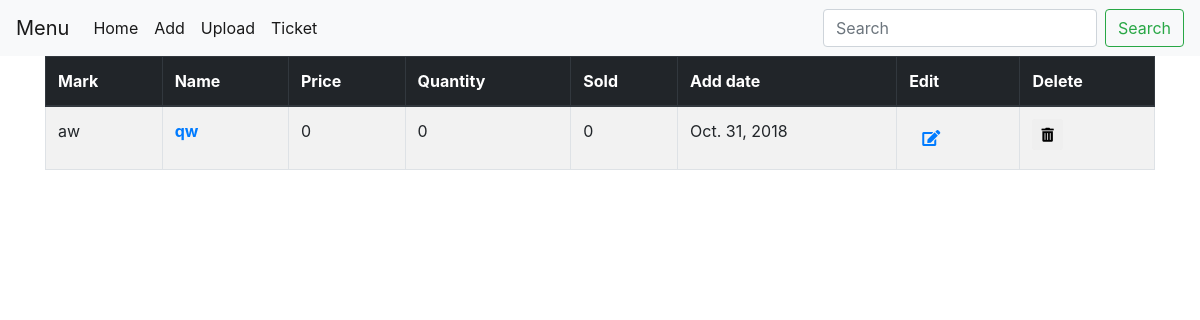
Before: / with the older database file.
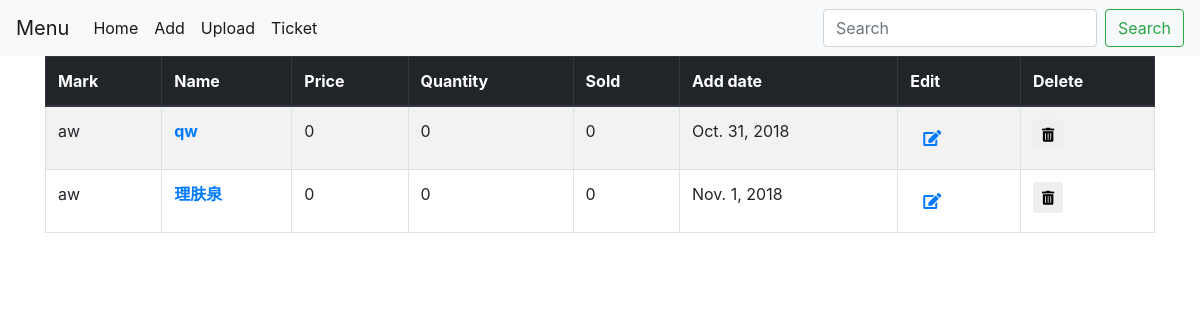
After: the same page with the newer database file.
### price/models.py (models this page shows, shortened)
class  Item(models.Model):
    mark = models.CharField('Mark', max_length=200, blank=True)
    name = models.CharField('Name', max_length=200, blank=True)
    price = models.IntegerField('Price', default=0, blank=True)
    quantity = models.IntegerField('Quantity', default=0, blank=True)
    sold_quantity = models.IntegerField('Sold Quantity', default=0, blank=True)
    pub_date = models.DateField('date added', blank=True, default=str(time.strftime ('%Y-%m-%d', time.localtime (time.time ()))))

### price/views.py (the view)
# urls.py: path('', views.index, name = 'index'),
def index(request):
    all_item_list = Item.objects.order_by ('-price')
    context = {
        'all_item_list': all_item_list,
    }
    return render (request, 'price/index.html', context)

### price/templates/price/index.html (shortened to what this page needs)
{%extends "base.html" %}
{% block mainbody %}
<div class="container">
    <table class="table table-striped table-bordered table-hover">
        <thead class="thead-dark">
        <tr>
            <th scope="col">Mark</th>
            <th scope="col">Name</th>
            <th scope="col">Price</th>
            <th scope="col">Quantity</th>
            <th scope="col">Sold</th>
            <th scope="col">Add date</th>
            <th scope="col">Edit</th>
            <th scope="col">Delete</th>
        </tr>
        </thead>
        <tbody>
        {% for item in all_item_list %}
        <tr>
            <td>{{ item.mark }}</td>
            <th><a href="{% url 'price:detail' item.id %}">{{ item.name }}</a></th>
            <td>{{ item.price }}</td>
            <td>{{ item.quantity }}</td>
            <td>{{ item.sold_quantity }}</td>
            <td>{{ item.pub_date  }}</td>
            <td><a class="btn btn-default" role="button" href="{% url 'price:item_update' item.id %}"><i class="fas fa-edit"></i></a></td>
            <td>
                <form action="{% url 'price:item_delete' item.id %}" method="post" class="form-inline my-2 my-lg-0">
                    <button type="submit" class="btn btn-default btn-sm">
                        <i class="fas fa-trash-alt"></i>
                    </button>
                </form>
            </td>
        </tr>
        {% endfor %}
        </tbody>
    </table>
</div>
{% endblock %}

### price/templates/base.html (shortened to what this page needs)
<!DOCTYPE html>
{% load static %}
{% load widget_tweaks %}
<html lang="en">
<head>
    <link rel="stylesheet" href="https://maxcdn.bootstrapcdn.com/bootstrap/4.0.0-beta/css/bootstrap.min.css"
>
    <link rel="stylesheet" href="https://use.fontawesome.com/releases/v5.4.1/css/all.css"
>
    <link rel="stylesheet" href="https://stackpath.bootstrapcdn.com/bootstrap/4.1.3/css/bootstrap.min.css"
>
    <link rel="stylesheet"
          href="http://code.jquery.com/ui/1.8.18/themes/base/jquery-ui.css"
          type="text/css"
          media="all"/>
</head>
<body>
<nav class="navbar navbar-expand-lg navbar-light bg-light">
    <a class="navbar-brand" href="{% url 'price:index' %}">Menu</a>
    <div class="collapse navbar-collapse" id="navbarSupportedContent">
        <ul class="navbar-nav mr-auto">
            <li class="nav-item active">
                <a class="nav-link" href="{% url 'price:index' %}">Home <span class="sr-only">(current)</span></a>
            </li>
            <li class="nav-item active">
                <a class="nav-link" href="{% url 'price:add' %}">Add <span class="sr-only">(current)</span></a>
            </li>
            <li class="nav-item active">
                <a class="nav-link" href="{% url 'price:import' %}">Upload</a>
            </li>
             <li class="nav-item active">
                <a class="nav-link" href="{% url 'price:ticket' %}">Ticket</a>
            </li>
        </ul>
        <form class="form-inline my-2 my-lg-0" action="{% url 'price:search_item_view' %}" method="get">
            <input class="form-control mr-sm-2" type="search" placeholder="Search" aria-label="Search"
                   name="search_box">
            <button class="btn btn-outline-success my-2 my-sm-0" type="submit" id="search_submit">Search</button>
        </form>
    </div>
</nav>
{% block mainbody %}{% endblock %}
</body>
</html>

Changed rows visible on the page:
added Item: mark "aw", name "理肤泉", price "0", quantity "0", sold_quantity "0", pub_date "Nov. 1, 2018"
